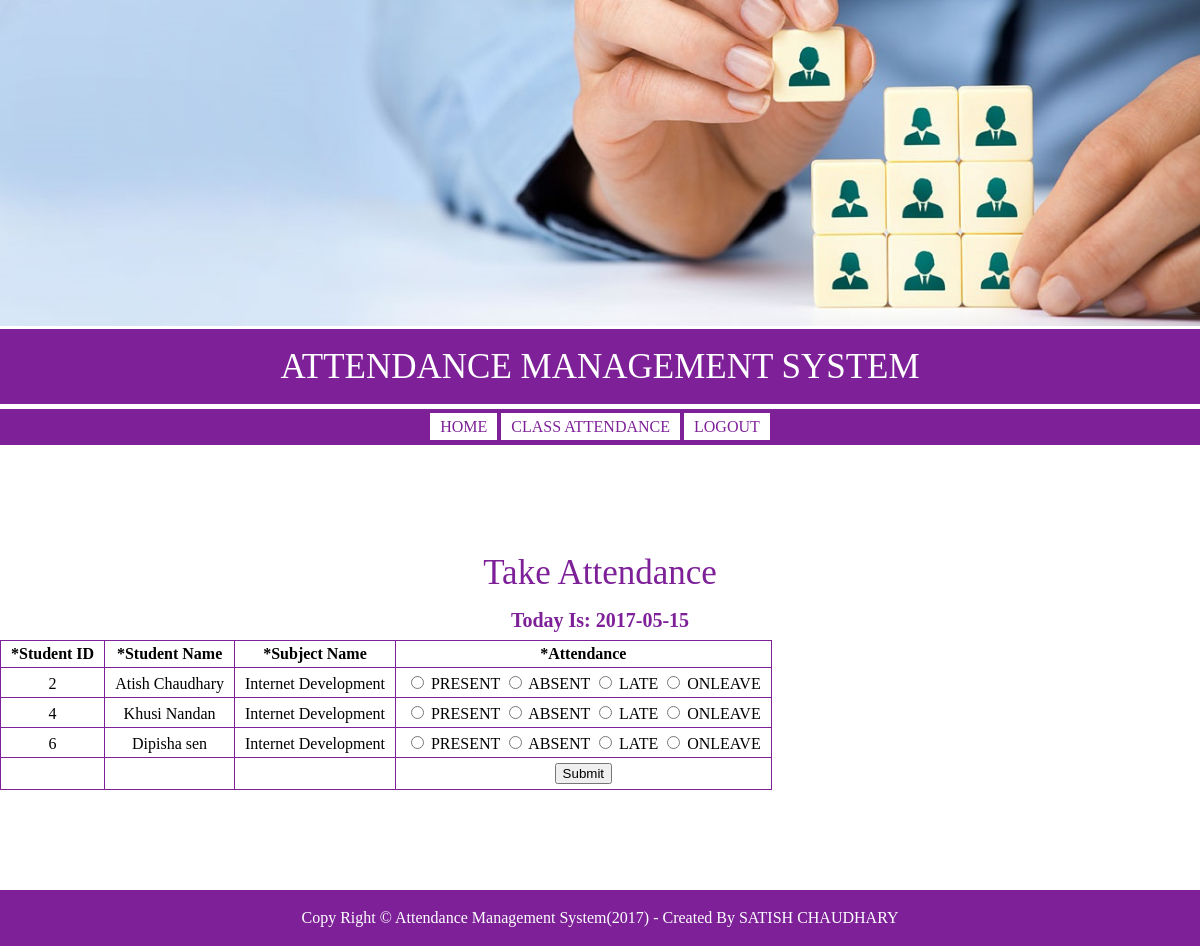
The page /takeAttendance.php?subject_name=Internet Development on the database its author committed.
### tables this page shows
CREATE TABLE `student_tbl` (
  `student_id` int(11) NOT NULL,
  `subject_id` int(11) NOT NULL,
  `registration_code` varchar(255) NOT NULL,
  `fname` varchar(255) NOT NULL,
  `lname` varchar(255) NOT NULL,
  `gender` varchar(255) NOT NULL,
  `dob` date NOT NULL,
  `address` text NOT NULL,
  `phone` int(11) NOT NULL,
  `email` varchar(255) NOT NULL,
  `semester` varchar(255) NOT NULL
);

### classes/class.user.php (called while the page is built, shortened)
<?php
class USER{
	private $conn;
	public function __construct()
    {
        $database = new Database();
        $db = $database->dbConn();
        $this->conn = $db;
    }
	public function runQuery($sql){
		$stmt = $this->conn->prepare($sql);
		return $stmt;
	}
}
?>

### takeAttendance.php (the view, shortened to what this page needs)
<?php
require_once 'include/staffHeader.php';
$subject = $_GET["subject_name"];
?>
	<section class="body">
		<div class="container">
			<h1>Take Attendance</h1>
            <?php
            require_once 'classes/class.user.php';
            $user=new USER;
                $c_date = date("Y-m-d");
            ?>
            <table align="center">
                <form method="post" action="">
                <h2>Today is: <?php echo $c_date ?></h2>
                <tr style="font-weight: bold;">
                    <td>*Student ID</td>
                    <td>*Student Name</td>
                    <td>*Subject Name</td>
                    <td>*Attendance</td>
                </tr>
                <?php
                    try{
                        $result=$user->runQuery("SELECT student_tbl.fname, student_tbl.lname, student_tbl.student_id, subject_tbl.subject_name FROM student_tbl, subject_tbl WHERE student_tbl.subject_id = subject_tbl.subject_id AND subject_tbl.subject_name = '$subject'");
                        $result->execute();
                        displayData($result, $subject);
                    }catch(PDOException $ex){
                        echo $ex->getMessage();
                    }
                    function displayData($result,$subject)
                            {
                                while ($row = $result->fetch(PDO::FETCH_ASSOC)) {
                                    print "<tr >";
                                        print "<td>".$row['student_id']."</td>";
                                        $name = $row["fname"] ." ". $row["lname"];
                                        print "<td>".$name."</td>";
                                        print "<td>".$subject."</td>";
                                        print "<td>
                                                <input type='radio' name='attend[".$name."]' value='PRESENT'> PRESENT
                                                <input type='radio' name='attend[".$name."]' value='ABSENT'> ABSENT
                                                <input type='radio' name='attend[".$name."]' value='LATE'> LATE
                                                <input type='radio' name='attend[".$name."]' value='ONLEAVE'> ONLEAVE
                                        </td>";
                                    print "</tr>";
                                }
                            }
                    ?>
                    <tr>
                        <td></td>
                        <td></td>
                        <td></td>
                        <td>
                            <input type="submit" name="submit" value="Submit">
                        </td>
                    </tr>
                </form>
            </table>
		</div>
	</section>
<?php
include_once 'include/footer.php';
?>

### css/style.css (style rules this page uses)
.container { padding:100px 0px; }
.container h1, .contact-container h1, .form-container h1 { padding:10px 0; font-size: 35px; color: #7e2199; text-transform: capitalize; text-align: center; }
.container h2 { text-align: center; }
.container table tr td { border: 1px solid #7e2199; padding: 5px 10px; text-align: center; }
.container h2 { color: #7e2199; padding: 10px 50px; text-transform: capitalize; font-weight:bold; font-size: 20px; }

### rows shown on the page
student_tbl: student_id "2", name "Atish Chaudhary"
student_tbl: student_id "4", name "Khusi Nandan"
student_tbl: student_id "6", name "Dipisha sen"
